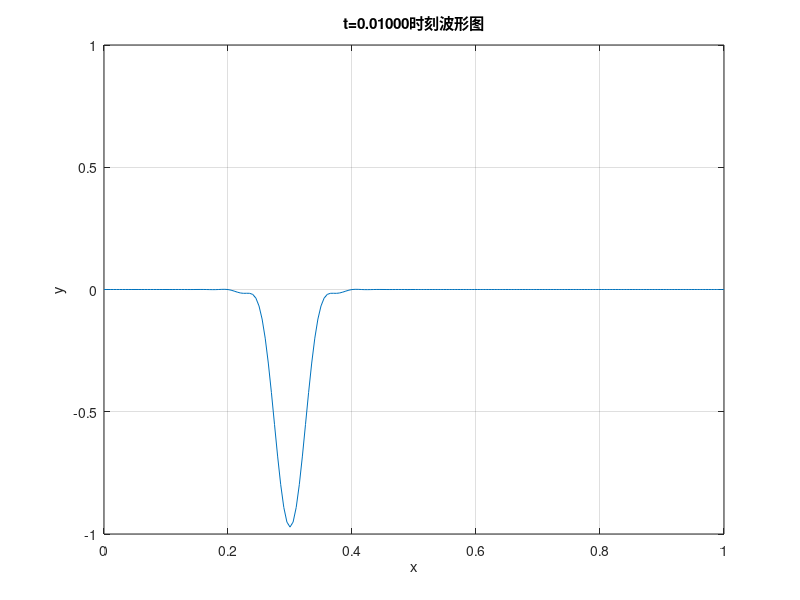

This chart was generated by the following MATLAB code:
%WaveEquation_1D
%2018/12/4 林祥
%y(i,l+1)=-y(i,l-1)+(2-2*lambda^2)*y(i,l)+lambda^2*(y(i+1,l)+y(i-1,l));
clc; clear; format long;
t0=0;  tn=1;  tau=1.25E-5; n=(tn-t0)/tau;
x0=0;       xi=0.5;      xn=1; 
h1=0.005;         h2=0.0025;    %x在(0,0.5)和(0.5,1)采用不同步长
N1=(xi-x0)/h1;  N2=(xn-xi)/h2;     N=N1+N2;
x1=x0:h1:xi;      x2=xi+h2:h2:xn;   x=[x1,x2];
v1=300;             v2=150;
lambda1=v1*tau/h1;   lambda2=v2*tau/h2;
%初始条件 和 边界条件
y=zeros(N+1,3);
for i=1:N+1
    y(i,1)=exp(-1000*(x(i)-0.3)^2);
    y(i,2)=y(i,1);
end
y(1,:)=0;  

%迭代求解
for l=1:800   %时间迭代  求t=1E-3时 为80,1E-2时为800
    for i=2:N
        if x(i)>0 && x(i)<xi    %lambda1==lambda2,实际不用分支结构就行.
            y(i,3)=-y(i,1)+(2-2*lambda1^2)*y(i,2)+lambda1^2*(y(i+1,2)+y(i-1,2));
        else
            y(i,3)=-y(i,1)+(2-2*lambda2^2)*y(i,2)+lambda2^2*(y(i+1,2)+y(i-1,2));
        end
    end
    y(N+1,3)=y(N,3);%边界条件
    figure(2); set(gca,'Fontsize',16);
    plot(x,y(:,3));
    xlabel('x');ylabel('y'); grid on;
    axis([0,1,-1,1]);
    title(sprintf('t=%.5f时刻波形图',l*tau));
    y(:,1)=y(:,2);  y(:,2)=y(:,3); 
end
